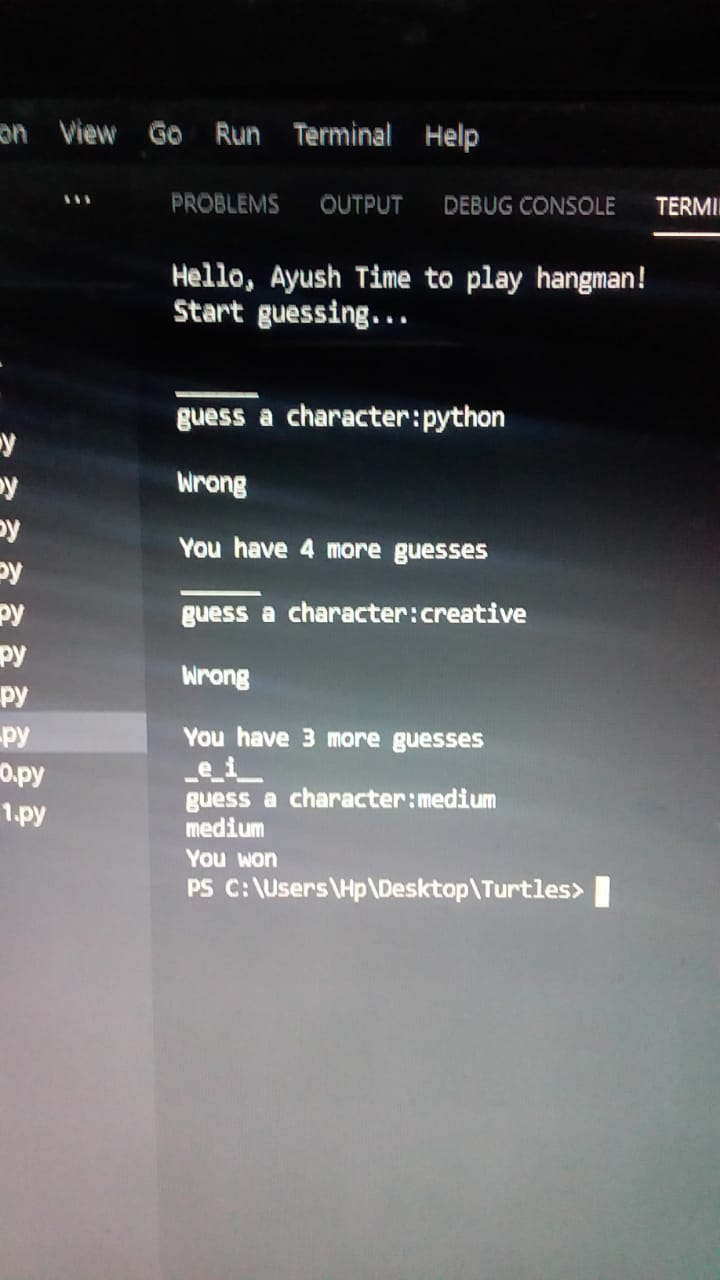
#> input picture WhatsApp Image 2021-01-19 at 17.51.43.jpeg, 720 x 1280 px
$ python 'Applying Bitwise operations.py' '../WhatsApp Image 2021-01-19 at 17.51.43.jpeg' '../pic1 (1).jpeg'
#> lines starting #> are read from the running program, lines starting #| are printed output that depends on the picture
import cv2
import argparse


def perform_bitwise_operations(image1_path, image2_path):
#> called with image2_path = '../pic1 (1).jpeg'
    src1 = cv2.imread(image1_path)
#> src1 is the input picture: shape (1280, 720, 3); mean B, G, R 92.6, 91.1, 90.2
    src2 = cv2.imread(image2_path)
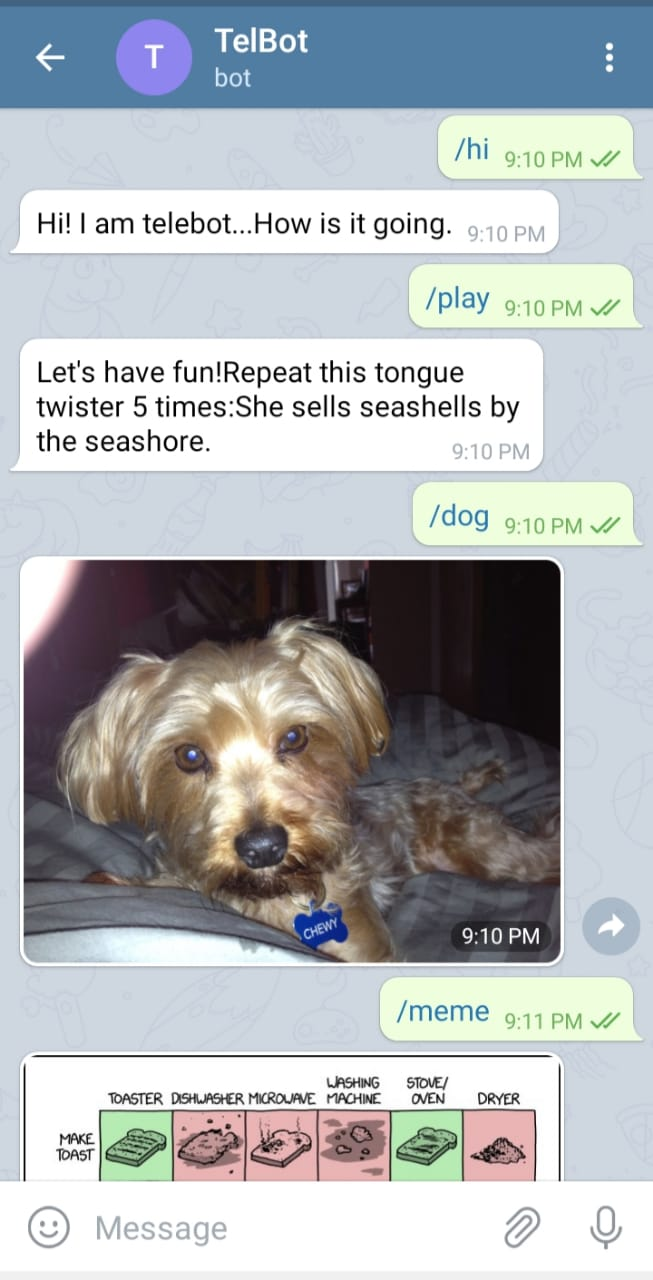
#> input picture pic1 (1).jpeg, 653 x 1280 px
#> src2 is the input picture: shape (1280, 653, 3); mean B, G, R 183.2, 180.4, 176.1

    # Resizing the images to have the same dimensions
    src2 = cv2.resize(src2, src1.shape[1::-1])
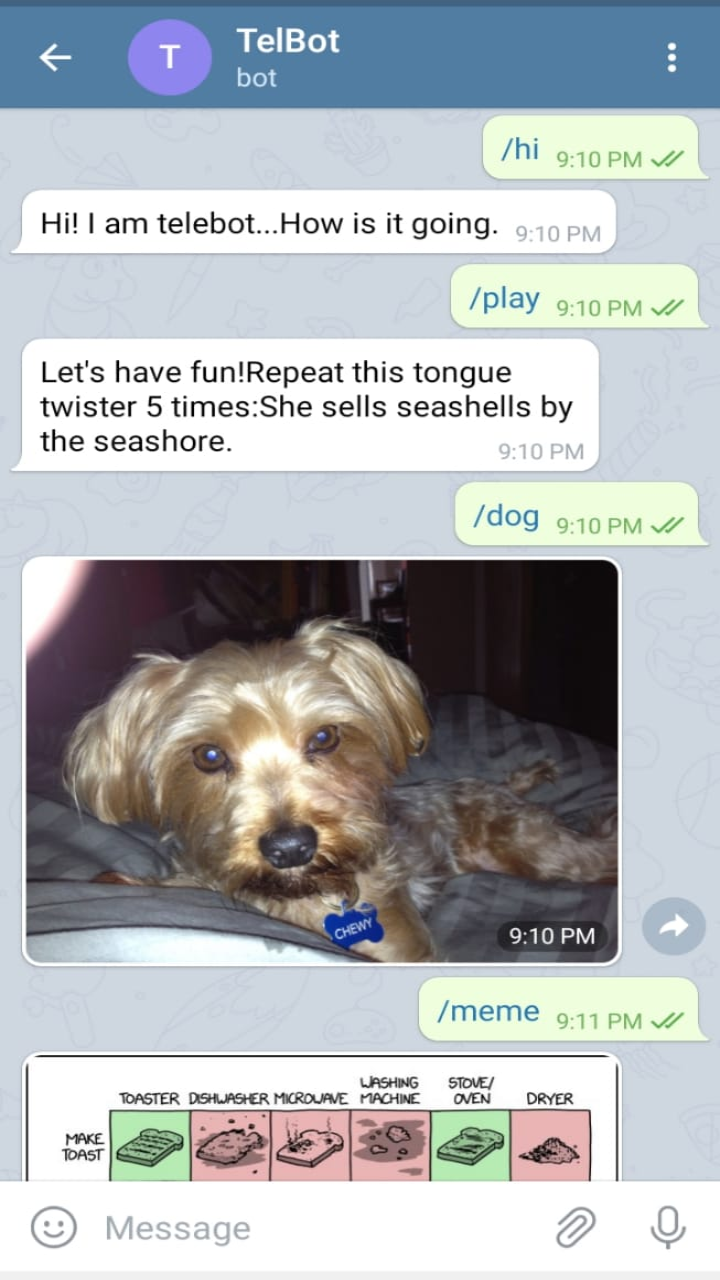
#> src2: shape (1280, 720, 3); mean B, G, R 183.2, 180.4, 176.1

    # Performing bitwise AND operation
    and_op = cv2.bitwise_and(src1, src2, mask=None)

    # Performing bitwise OR operation
    or_op = cv2.bitwise_or(src1, src2, mask=None)
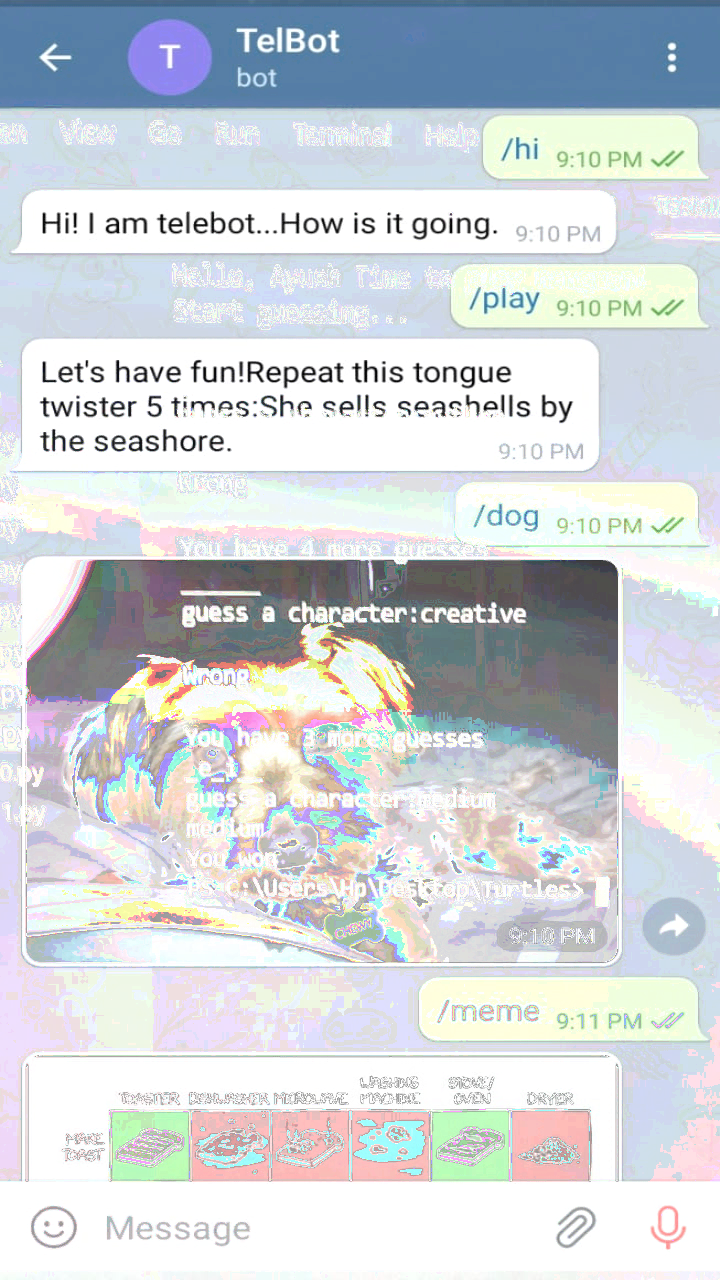
#> or_op: shape (1280, 720, 3); mean B, G, R 216.7, 212.6, 207.8

    # Performing bitwise XOR operation
    xor_op = cv2.bitwise_xor(src1, src2, mask=None)
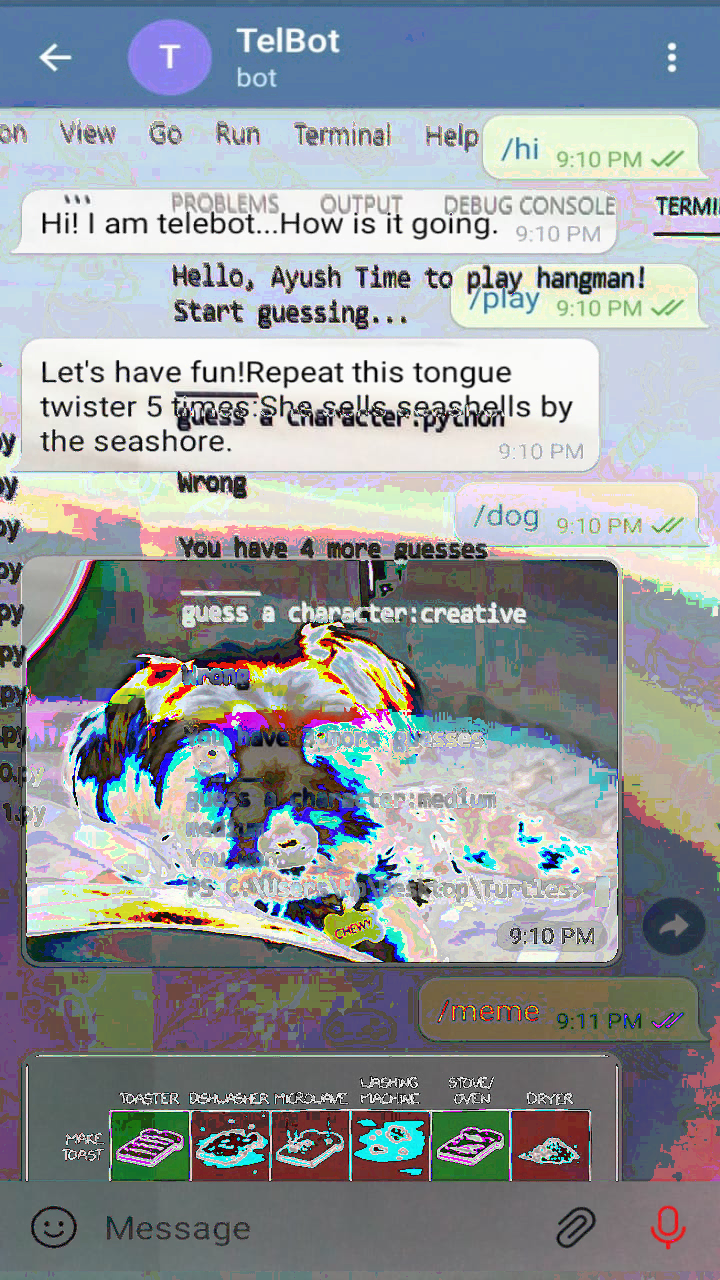
#> xor_op: shape (1280, 720, 3); mean B, G, R 157.6, 153.7, 149.3

    return and_op, or_op, xor_op


def save_images(image1, image2, image3):
    cv2.imshow('Bitwise AND', image1)
    cv2.imshow('Bitwise OR', image2)
    cv2.imshow('Bitwise XOR', image3)
    cv2.waitKey(0)
    cv2.destroyAllWindows()


if __name__ == '__main__':
    # Creating command-line arguments parser
    parser = argparse.ArgumentParser(
        description='Perform bitwise operations on two images.')
    parser.add_argument('image1', type=str,
                        help='Path to the first image file.')
    parser.add_argument('image2', type=str,
                        help='Path to the second image file.')
    args = parser.parse_args()

    image1_path = args.image1
    image2_path = args.image2

    # Performing bitwise operations
    result1, result2, result3 = perform_bitwise_operations(
        image1_path, image2_path)

    # Displaying and saving the resulting images
    save_images(result1, result2, result3)
